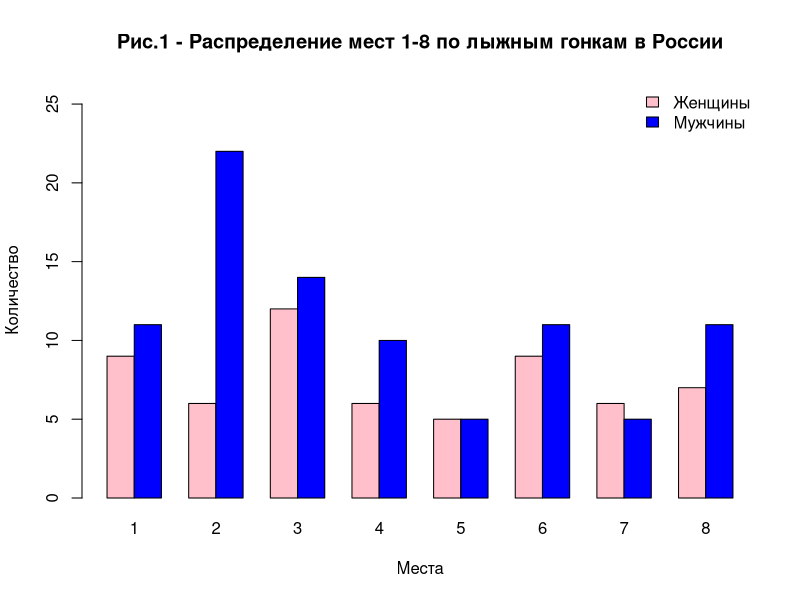
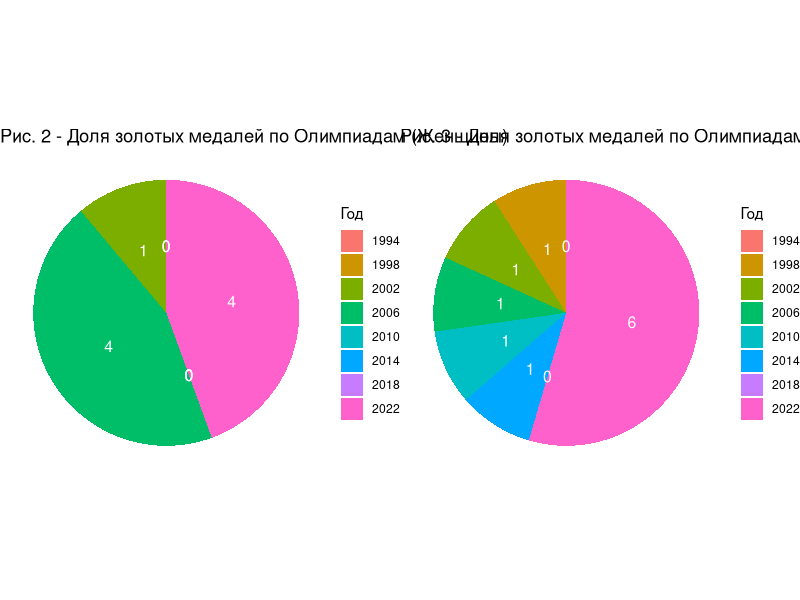
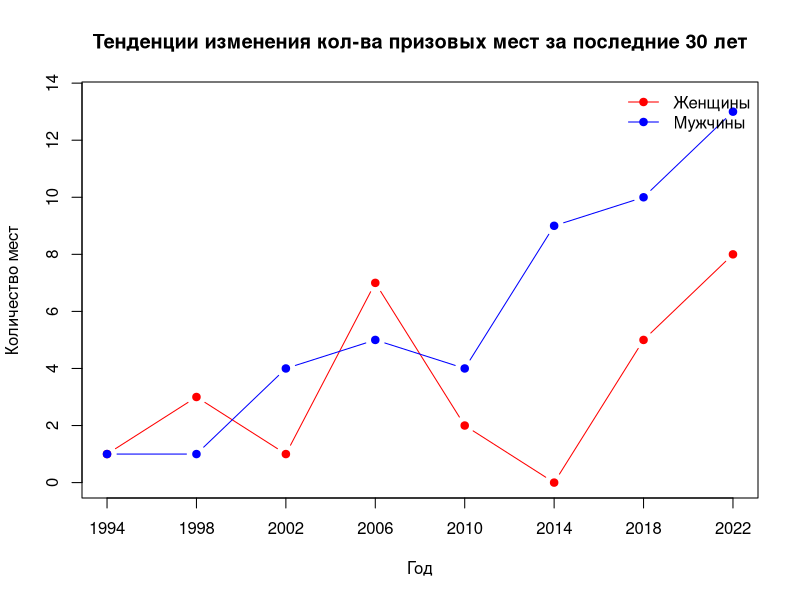
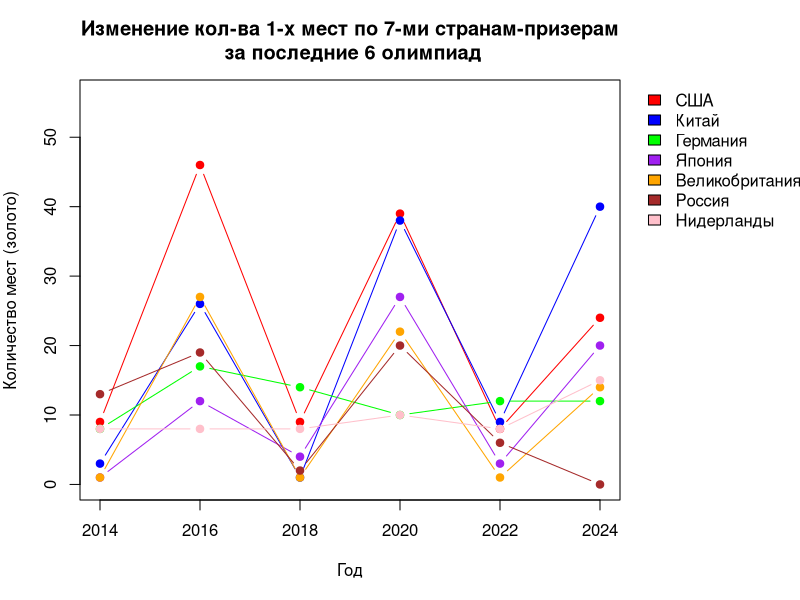
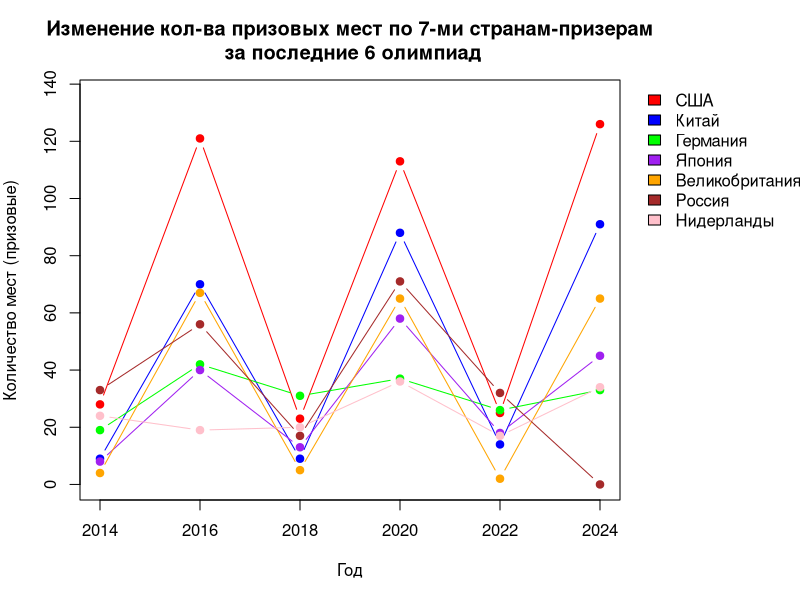
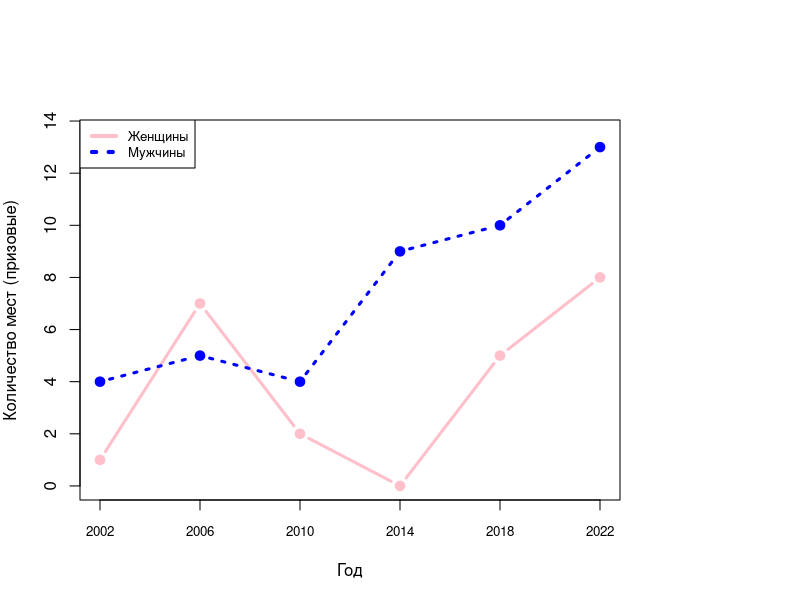

Write the R code that produced these figures, in order. (Note: this script raises an error after producing the figures.)
library(readxl)
library(gridExtra)
library(ggplot2)

#1. Собираем данные из дата сета
df_woman <- read_excel("Olimp.xlsx", sheet = 1)
df_man <- read_excel("Olimp.xlsx", sheet = 2)

legend_colors <- c("red", "blue", "green", "purple", "orange", "brown", "pink")

#2. Столбчатые диаграммы
df_woman_count <- apply(df_woman[,-1], 2, sum)
df_man_count <- apply(df_man[,-1], 2, sum)

combined_counts <- rbind(df_woman_count, df_man_count)
rownames(combined_counts) <- c("Женщины", "Мужчины")

# Строим объединённый график
barplot(combined_counts, 
        beside = TRUE,
        names.arg = colnames(df_woman)[-1],
        col = c("pink", "blue"),
        main = "Рис.1 - Распределение мест 1-8 по лыжным гонкам в России",
        xlab = "Места", 
        ylab = "Количество",
        ylim = c(0, max(combined_counts) * 1.2))

legend("topright", 
       legend = c("Женщины", "Мужчины"), 
       fill = c("pink", "blue"), 
       bty = "n")

# Подсчитываем золотые медали по годам 
gold_woman_by_year <- data.frame(
  Year = df_woman$Год,
  Gold = df_woman[[2]]  # Второй столбец — золотые медали
)
gold_woman_by_year <- aggregate(Gold ~ Year, data = gold_woman_by_year, sum)

gold_man_by_year <- data.frame(
  Year = df_man$Год,
  Gold = df_man[[2]]  # Второй столбец — золотые медали
)
gold_man_by_year <- aggregate(Gold ~ Year, data = gold_man_by_year, sum)

#2. Создаём круговые диаграммы с подписями
p_woman <- ggplot(gold_woman_by_year, aes(x = "", y = Gold, fill = as.factor(Year))) +
  geom_bar(stat = "identity", width = 1) +
  coord_polar("y", start = 0) +
  geom_text(aes(label = Gold), position = position_stack(vjust = 0.5), size = 4, color = "white") +
  labs(title = "Рис. 2 - Доля золотых медалей по Олимпиадам (Женщины)", fill = "Год") +
  theme_void() +
  theme(legend.position = "right")

p_man <- ggplot(gold_man_by_year, aes(x = "", y = Gold, fill = as.factor(Year))) +
  geom_bar(stat = "identity", width = 1) +
  coord_polar("y", start = 0) +
  geom_text(aes(label = Gold), position = position_stack(vjust = 0.5), size = 4, color = "white") +
  labs(title = "Рис. 3 - Доля золотых медалей по Олимпиадам (Мужчины)", fill = "Год") +
  theme_void() +
  theme(legend.position = "right")

# Выводим две диаграммы рядом
grid.arrange(p_woman, p_man, ncol = 2)

#2. Функциональные графики
plot_graph <- function(df1, df2 = NULL, colors, title) {
  total_places1 <- rowSums(df1[, 2:4], na.rm = TRUE)
  if (!is.null(df2)) {
    total_places2 <- rowSums(df2[, 2:4], na.rm = TRUE)
    data_to_plot <- cbind(total_places1, total_places2)
  } else {
    data_to_plot <- total_places1
  }
  years <- df1$Год
  
  # Строим график
  matplot(years, data_to_plot, main = title, type = "b", pch = 19, lty = 1, col = colors[1:2],  # Используем только 2 цвета
          xlab = "Год", ylab = "Количество мест", xaxt = "n",     
          ylim = c(0, max(data_to_plot, na.rm = TRUE) + 0.5))
  axis(1, at = years, labels = years)
  if (!is.null(df2)) {
    legend("topright", 
           legend = c("Женщины", "Мужчины"), 
           col = colors[1:2], 
           lty = 1, 
           pch = 19, 
           bty = "n")
  }
}

#2. Графики изменения призовых мест
plot_graph(df_woman, df_man, legend_colors, "Тенденции изменения кол-ва призовых мест за последние 30 лет")

#3. Графики изменения золотых медалей (1 мест) по странам
df_gold <- read_excel("Olimp.xlsx", sheet = 3)
par(mar = c(5, 4, 4, 9)) 
matplot(df_gold$Год, 
        df_gold[, -1], 
        main = "Изменение кол-ва 1-х мест по 7-ми странам-призерам\n за последние 6 олимпиад", 
        type = "b", pch = 19, 
        lty = 1, 
        col = legend_colors,
        xlab = "Год", ylab = "Количество мест (золото)", 
        xaxt = "n", 
        ylim = c(0, max(df_gold[, -1] + 10)))
axis(1, at = df_gold$Год, labels = df_gold$Год)
legend("topright", legend = colnames(df_gold)[-1], xpd = TRUE, bty = "n", inset = -c(0.35, 0), fill = legend_colors)

#3. Графики изменения всех призовых мест по странам 
df_prize_places <- read_excel("Olimp.xlsx", sheet = 4)
par(mar = c(5, 4, 4, 9)) 
matplot(df_prize_places$Год, 
        df_prize_places[, -1], 
        main = "Изменение кол-ва призовых мест по 7-ми странам-призерам\n за последние 6 олимпиад", 
        type = "b", pch = 19, 
        lty = 1, 
        col = legend_colors,
        xlab = "Год", ylab = "Количество мест (призовые)", 
        xaxt = "n", 
        ylim = c(0, max(df_prize_places[, -1] + 10)))
axis(1, at = df_prize_places$Год, labels = df_prize_places$Год)
legend("topright", legend = colnames(df_prize_places)[-1], xpd = TRUE, bty = "n", inset = -c(0.35, 0), fill = legend_colors)

#4. Динамика лыжных гонок за последние 6 Олимпиад
# Подсчёт призовых мест
total_places2 <- rowSums(df_woman[, 2:4], na.rm = TRUE)
total_places3 <- rowSums(df_man[, 2:4], na.rm = TRUE)
total_places_all <- cbind(df_woman[, 1], total_places2, total_places3)
colnames(total_places_all) <- c("Год", "Женщины", "Мужчины")
total_places_all <- total_places_all[order(total_places_all$Год), ]

n_rows <- nrow(total_places_all)
year <- total_places_all[(n_rows-5):n_rows, ]  # Берем последние 6 строк

par(oma = c(0, 0, 2, 0))
matplot(year$Год, 
        year[, -1],
        type = "b", 
        pch = 19, 
        lty = c(1, 3),
        col = c("pink", "blue"),
        xlab = "Год", 
        ylab = "Количество мест (призовые)", 
        xaxt = "n",
        lwd = 3,
        ylim = c(0, max(year[, -1]) + 0.5))

axis(1, at = year$Год, labels = year$Год, las = 1, cex.axis = 0.8)
legend('topleft', c('Женщины', 'Мужчины'), lty = c(1, 3), cex = 0.8, lwd = 4, col = c("pink", "blue"))

# 4. Столбчатая диаграмма
total_places_barplot <- total_places_last_6  # Используем данные только за последние 6 лет
colnames(total_places_barplot) <- c("Год", "Женщины", "Мужчины")

# Транспонируем и сортируем (хотя сортировка уже не нужна, так как данные отсортированы)
total_places_barplot_t <- t(total_places_barplot)
total_places_barplot_t_sorted <- total_places_barplot_t[, order(total_places_barplot_t[1, ])]

# Строим столбчатую диаграмму
barplot(as.matrix(total_places_barplot_t_sorted[-1, ]), 
        beside = TRUE,
        col = c("pink", "blue"),
        xlab = "Год", 
        names.arg = total_places_barplot_t_sorted[1, ],
        ylab = "Количество мест (призовые)", 
        ylim = c(0, max(total_places_barplot_t_sorted[-1, ], na.rm = TRUE) * 1.2),  # Динамический ylim
        cex.names = 0.8)
legend('topright', c('Женщины', 'Мужчины'), fill = c("pink", "blue"))

# 4. Круговая диаграмма
# Подсчитываем общее количество призовых мест за последние 6 Олимпиад
total_places_pie <- colSums(total_places_barplot[, -1], na.rm = TRUE)  # Суммируем по столбцам "Женщины" и "Мужчины"
names(total_places_pie) <- c("Женщины", "Мужчины")

# Строим круговую диаграмму
pie(total_places_pie, 
    labels = total_places_pie,  # Показываем значения на диаграмме
    col = c("pink", "blue"),
    sub = "Кол-во призовых мест за последние 6 Олимпиад\n (женщины, мужчины)")
legend('topright', c('Женщины', 'Мужчины'), fill = c("pink", "blue"))

# Общий заголовок
mtext("Общее количество призовых мест на 6 Олимпиадах по лыжному бегу", 
      outer = TRUE, cex = 1, font = 2)